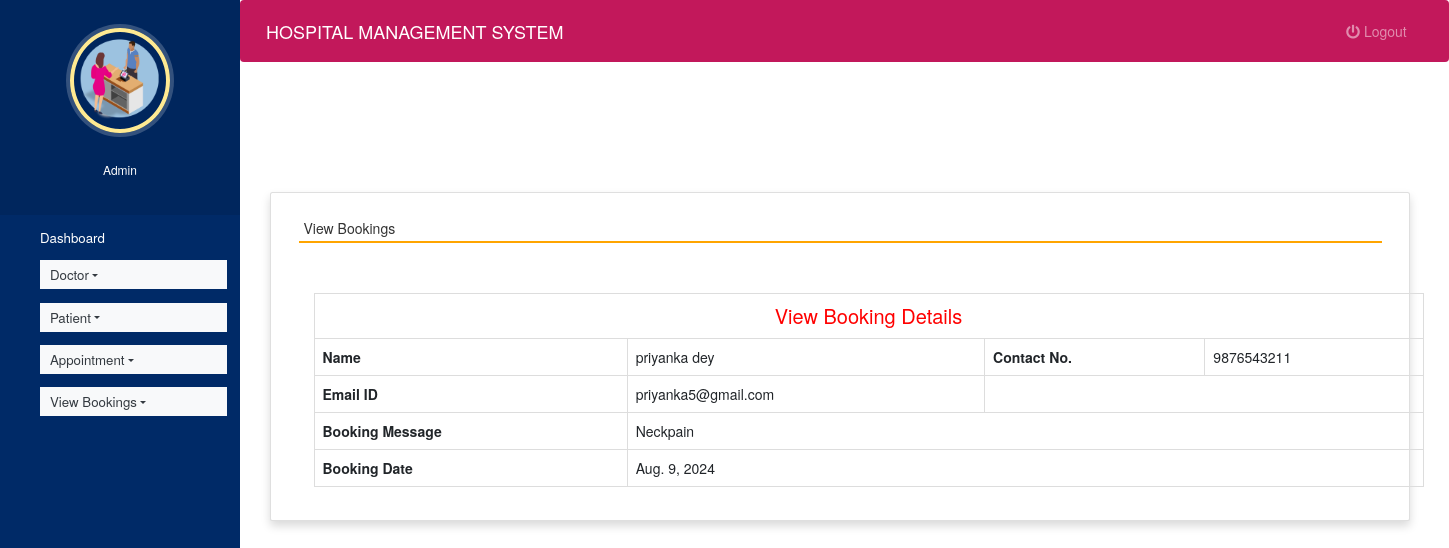
The page /view_queries/5 (signed in) on the database its author committed.
### hospitals/models.py (models this page shows, shortened)
class Contact(models.Model):
    name = models.CharField(max_length=100, null=True)
    contact = models.CharField(max_length=15, null=True)
    email = models.CharField(max_length=50, null=True)
    subject = models.CharField(max_length=100, null=True)
    message = models.CharField(max_length=300, null=True)
    msgdate = models.DateField(null=True)
    isread = models.CharField(max_length=10,null=True)

### hospitals/views.py (the view)
# urls.py: path('view_queries/<int:pid>', view_queries, name='view_queries'),
def view_queries(request,pid):
    if not request.user.is_authenticated:
        return redirect('login')
    contact = Contact.objects.get(id=pid)
    contact.isread = "yes"
    contact.save()
    return render(request,'view_queries.html', locals())

### hospitals/templates/view_queries.html (shortened to what this page needs)
{% extends 'admin_nav.html' %}
{% load static %}
{% block content %}
<head>
 <link rel="stylesheet" href="https://maxcdn.bootstrapcdn.com/bootstrap/3.4.1/css/bootstrap.min.css">
  <link rel="stylesheet" href="https://cdnjs.cloudflare.com/ajax/libs/font-awesome/4.7.0/css/font-awesome.min.css">
  <link rel="stylesheet" href="https://use.fontawesome.com/releases/v5.6.3/css/all.css">
</head>
<br><br><br><br>
<div class="container card shadow m-5">
    <div class="card-body">
        <h5 class="p-2" style="border-bottom: 2px solid orange">View Bookings</h5>
        <div class="container mt-5">
           <table class="table table-bordered">
                                <tr align="center">
                                    <td colspan="4" style="font-size : 20px; color : red"> View Booking Details</td>
                                </tr>
                                <tr>
                                    <th>Name</th>
                                    <td>{{contact.name}}</td>
                                    <th>Contact No.</th>
                                    <td>{{contact.contact}}</td>
                                </tr>
                                <tr>
                                    <th>Email ID</th>
                                    <td>{{contact.email}}</td>
                                <tr>
                                    <th>Booking Message</th>
                                    <td colspan="3">{{contact.message}}</td>
                                </tr>
                                <tr>
                                    <th>Booking Date</th>
                                    <td colspan="3">{{contact.msgdate}}</td>
                                </tr>
                            </table>
                        </div>
                    </div>
                </div>
{% endblock content %}

### hospitals/static/style.css (style rules this page uses)
body { padding-left: 240px; }

### hospitals/templates/admin_nav.html (style rules this page uses)
body { padding-left: 240px; }

### rows shown on the page
Contact: name "priyanka dey", contact "9876543211", email "priyanka5@gmail.com", message "Neckpain", msgdate "Aug. 9, 2024"
